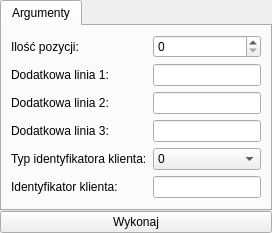
       <widget class="QWidget" name="beginTransactionPage">
        <layout class="QGridLayout" name="gridLayout_87">
         <property name="margin">
          <number>0</number>
         </property>
         <property name="spacing">
          <number>0</number>
         </property>
         <item row="0" column="0">
          <widget class="QTabWidget" name="tabWidget_30">
           <property name="currentIndex">
            <number>0</number>
           </property>
           <widget class="QWidget" name="tab_59">
            <attribute name="title">
             <string>Argumenty</string>
            </attribute>
            <layout class="QFormLayout" name="formLayout_15">
             <item row="0" column="0">
              <widget class="QLabel" name="label_84">
               <property name="text">
                <string>Ilość pozycji:</string>
               </property>
               <property name="buddy">
                <cstring>transactionItems</cstring>
               </property>
              </widget>
             </item>
             <item row="0" column="1">
              <widget class="QSpinBox" name="transactionItems">
               <property name="maximum">
                <number>255</number>
               </property>
              </widget>
             </item>
             <item row="1" column="0">
              <widget class="QLabel" name="label_86">
               <property name="text">
                <string>Dodatkowa linia 1:</string>
               </property>
               <property name="buddy">
                <cstring>transactionExtraLine1</cstring>
               </property>
              </widget>
             </item>
             <item row="1" column="1">
              <widget class="QLineEdit" name="transactionExtraLine1"/>
             </item>
             <item row="2" column="0">
              <widget class="QLabel" name="label_88">
               <property name="text">
                <string>Dodatkowa linia 2:</string>
               </property>
               <property name="buddy">
                <cstring>transactionExtraLine2</cstring>
               </property>
              </widget>
             </item>
             <item row="2" column="1">
              <widget class="QLineEdit" name="transactionExtraLine2"/>
             </item>
             <item row="3" column="0">
              <widget class="QLabel" name="label_90">
               <property name="text">
                <string>Dodatkowa linia 3:</string>
               </property>
               <property name="buddy">
                <cstring>transactionExtraLine3</cstring>
               </property>
              </widget>
             </item>
             <item row="3" column="1">
              <widget class="QLineEdit" name="transactionExtraLine3"/>
             </item>
             <item row="4" column="0">
              <widget class="QLabel" name="label_91">
               <property name="text">
                <string>Typ identyfikatora klienta:</string>
               </property>
               <property name="buddy">
                <cstring>transactionClientIdType</cstring>
               </property>
              </widget>
             </item>
             <item row="4" column="1">
              <widget class="QComboBox" name="transactionClientIdType">
               <item>
                <property name="text">
                 <string>0</string>
                </property>
               </item>
               <item>
                <property name="text">
                 <string>1</string>
                </property>
               </item>
               <item>
                <property name="text">
                 <string>2</string>
                </property>
               </item>
               <item>
                <property name="text">
                 <string>3</string>
                </property>
               </item>
              </widget>
             </item>
             <item row="5" column="0">
              <widget class="QLabel" name="label_94">
               <property name="text">
                <string>Identyfikator klienta:</string>
               </property>
               <property name="buddy">
                <cstring>transactionClientId</cstring>
               </property>
              </widget>
             </item>
             <item row="5" column="1">
              <widget class="QLineEdit" name="transactionClientId">
               <property name="maxLength">
                <number>13</number>
               </property>
              </widget>
             </item>
            </layout>
           </widget>
          </widget>
         </item>
         <item row="1" column="0">
          <widget class="QPushButton" name="beginTransactionButton">
           <property name="text">
            <string>Wykonaj</string>
           </property>
          </widget>
         </item>
        </layout>
       </widget>
